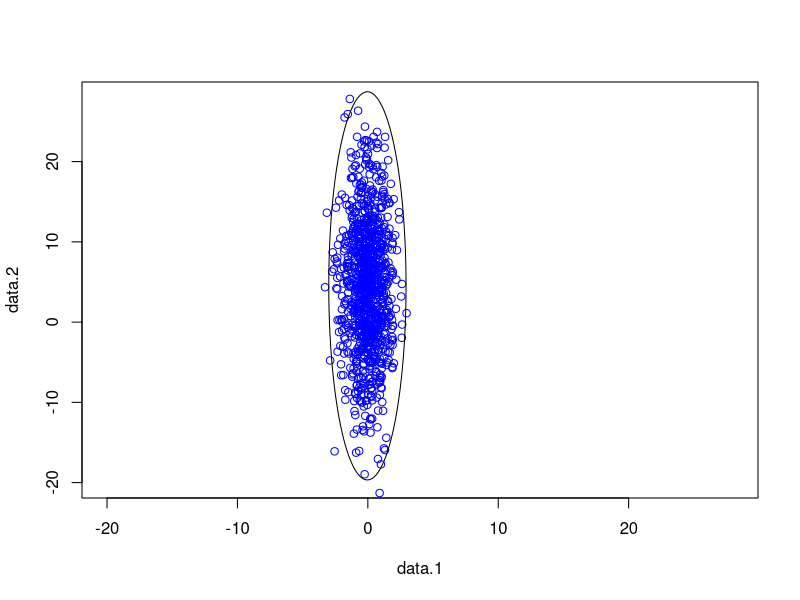
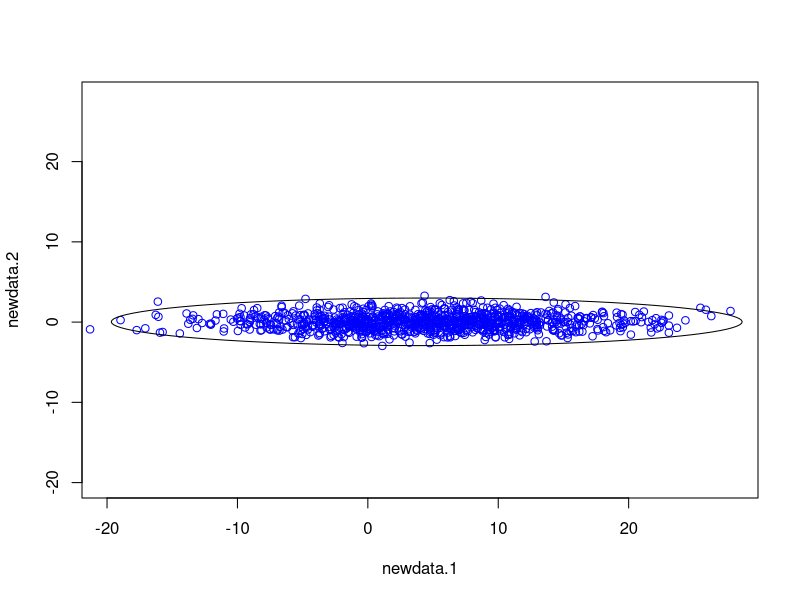

The R source for these figures, in order:
## ---- chunk 1
library(plotrix)
#sample size
s <- 1000 
# the first dimension
mu.1 <- 0
sigma.1 <- 1
#the second dimension
mu.2 <- 4
sigma.2 <- 8

#angle
angle <- 0
#data generation
data.1 <- rnorm(s,mean=mu.1,sd=sigma.1)
data.2 <- rnorm(s,mean=mu.2,sd=sigma.2)
#plot with ellipse
plot(data.1,data.2,xlim=c(mu.2-3*sigma.2,mu.2+3*sigma.2),ylim=c(mu.2-3*sigma.2,mu.2+3*sigma.2),col="blue")
draw.ellipse(mean(data.1), mean(data.2), a = 3*sd(data.1), b = 3*sd(data.2), angle = 360-angle, deg = TRUE)
## ---- chunk 2
#angle
angle <- 90
#after rotation
newdata.1 <- data.1*cos(3.1415926*2*angle/360)+data.2*sin(3.1415926*2*angle/360)
newdata.2 <- -data.1*sin(3.1415926*2*angle/360)+data.2*cos(3.1415926*2*angle/360)
#plot
plot(newdata.1,newdata.2,xlim=c(mu.2-3*sigma.2,mu.2+3*sigma.2),ylim=c(mu.2-3*sigma.2,mu.2+3*sigma.2),col="blue")
                        
draw.ellipse(mean(newdata.1), mean(newdata.2), a = 3*sd(data.1), b = 3*sd(data.2), angle = 360-angle, deg = TRUE)

